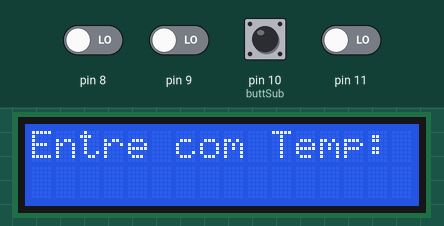
The sketch below on a simulated Arduino Uno, built with avr-gcc and run on an emulated ATmega328P. Parts: 16×2 character LCD. The inputs (shaded band) are chosen by the test bench; at power-on: pin 8, pin 9, pin 10 (buttSub), pin 11 LOW.

Above: at 2.3 s.
2.4 s: pin 8 driven HIGH
At 2.9 s:
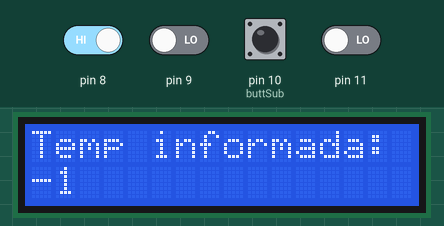
3.9 s: pin 11 driven HIGH
At 4.84 s:
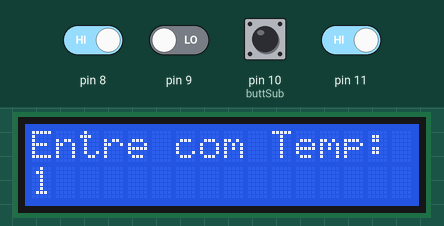
6.1 s: pin 11 driven LOW
At 6.6 s:
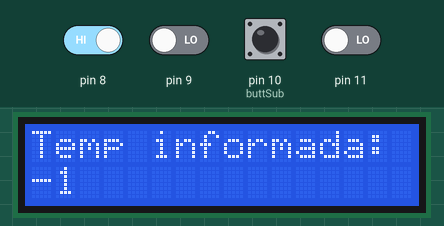
7.7 s: pin 10 (buttSub) pulled HIGH for 1 s
At 8.6 s:
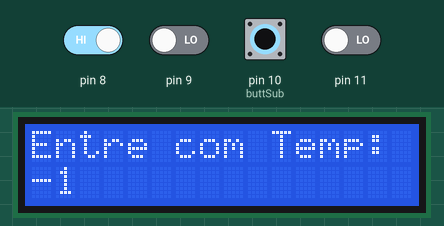
10.3 s: pin 8 driven LOW
12.4 s: pin 9 driven HIGH
At 12.9 s:
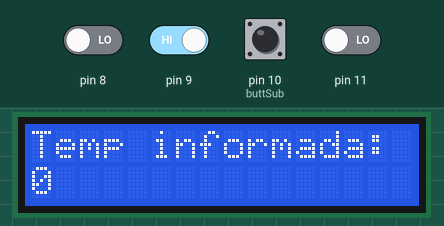
Timing chart, 0 to 14.9 s (numbered marks = the images above; inputs shaded):
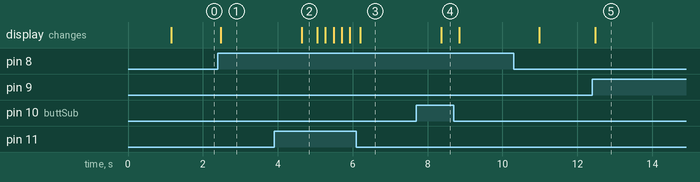

Measured:
- after the input at 2.4 s, the display: changes after 0.08 s (image 1)
- after the input at 3.9 s, the display: changes after 0.74 s (image 2)
- after the input at 6.1 s, the display: changes after 0.10 s (image 3)
- after the input at 7.7 s, the display: changes after 0.66 s (image 4)
- after the input at 12.4 s, the display: changes after 0.08 s (image 5)
- what the display in image 2 shows lasts 0.5 s, from 4.6 s to 5.1 s

The sketch:

botaoENumero.ino
```cpp
/*
Implementacao de rotina para pegar valor de numero de um botao


*/

#include <OneWire.h>

// *** Crystal Liq. ***
#include <LiquidCrystal_I2C.h>
// initialize the library with the numbers of the interface pins
//LiquidCrystal_I2C lcd(0x3F,2,1,0,4,5,6,7,3, POSITIVE);
LiquidCrystal_I2C lcd(0x27,2,1,0,4,5,6,7,3, POSITIVE);


// *** System ***

#define LCD_OUT 0
#define SERIAL_OUT 1
bool system_out = LCD_OUT;
String lcd_serial[2];

int buttCancel = 8;       //Botão para cancelar
int buttOk = 9;           //Botão para confirmar
int buttSub = 10;          //Botão para subtrair valor
int buttAdd = 11;          //Botão para somar valor


// Define API
void cls();
void cls_line(byte lin);
void print_out(String messg, byte lin);
void print_del(String messg, byte lin);
void print_out(String messg, byte lin, byte col);
void print_del(String messg, byte lin, byte col);
void print_lcd(String messg, byte lin, byte col);
bool pressed(int butt);
int getValue(String strVarName);
int getButtValue(int butt, int value, int incr);

void setup(){
  Serial.begin(9600);
  pinMode(buttSub, INPUT);    //Pino 7 (botão) selecionado como entrada

  lcd_serial[0] = "";
  lcd_serial[1] = "";

  // set up the LCD's number of columns and rows:
  lcd.begin(16, 2);
//  void setBacklightPin ( uint8_t value, t_backlighPol pol );
  lcd.setBacklight(HIGH);

  print_del("Bem vindo!", 0);
  cls();
}


void loop()
{

  int tempVal = getValue("Temp");
  cls();
  print_out("Temp informada:", 0);
  print_del(String(tempVal), 1);

}


//
// API ==========================
//

bool pressed(int butt) {
  return digitalRead(butt) == HIGH;
}

int getValue(String strVarName) {

  int value = 0;
  bool cancelled = false;
  bool ok = false;
  int dispPos = 1;

  print_out("Entre com " + strVarName + ":", 0);
  do {

    value = getButtValue(buttAdd, value, 1);
    value = getButtValue(buttSub, value, -1);
    cancelled = pressed(buttCancel);
    ok = pressed(buttOk);

  } while (! (pressed(buttCancel) || pressed(buttOk) ) );

  if(cancelled) {
    return -1;
  } else {
    return value;
  }

}

int getButtValue(int butt, int value, int incr) {
  int valButt = value;
  if (pressed(butt)) {
      valButt += incr;
      print_out(String(valButt), 1);
      delay(400);
      while (pressed(butt)) {
        valButt += incr;
        print_out(String(valButt), 1);
        delay(200);
      }
  }
  return valButt;

}


void cls() {
  cls_line(0);
  cls_line(1);
}


void cls_line(byte lin) {
  if(system_out == LCD_OUT) {
    print_lcd("                ", lin, 0);
  } else {
    print_ser("                ");
  }
}


void print_out(String messg, byte lin) {
  cls_line(lin);
  print_out(messg, lin, 0);
}


void print_del(String messg, byte lin) {
  cls_line(lin);
  print_del(messg, lin, 0);
}


void print_out(String messg, byte lin, byte col) {
  if(system_out == LCD_OUT) {
    print_lcd(messg, lin, col);
  } else {
    print_ser("\n****************");
    lcd_serial[lin] = messg;
    print_ser(lcd_serial[0]);
    print_ser(lcd_serial[1]);
    print_ser("****************");
  }
}


void print_del(String messg, byte lin, byte col) {
  print_out(messg, lin, col);
  delay(1000);
}


void print_lcd(String messg, byte lin, byte col ) {
  // (note: line 1 is the second row, since counting begins with 0):
  lcd.setCursor(col, lin);
  lcd.print(messg);
}


void print_ser(String messg) {
  Serial.println(messg);
}
```
